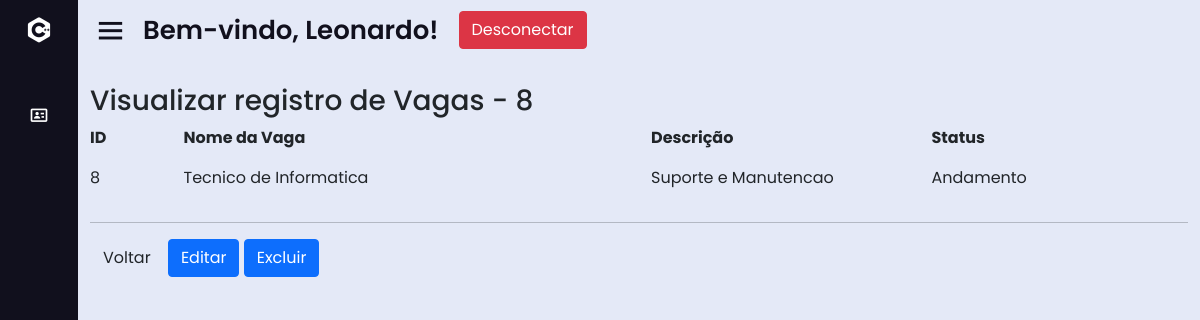
Screenshot of /dash.php?page=view_vaga&id=8 (signed in) with the database file from the repository.
### tables this page shows
CREATE TABLE IF NOT EXISTS `vaga` (
  `id` int(10) unsigned NOT NULL AUTO_INCREMENT,
  `nome` varchar(50) NOT NULL,
  `descricao` varchar(50) NOT NULL DEFAULT '',
  `data` date NOT NULL,
  `status_vaga` varchar(50) DEFAULT NULL,
  PRIMARY KEY (`id`) USING BTREE
);

### sis/vaga/view_vaga.php (the view)
<?php
	$id = (int) $_GET['id'];
	$sql = mysqli_query($con, "select * from vaga where id = '".$id."';");
	$row = mysqli_fetch_array($sql);
?>
<div id="main" class="container-fluid">
	<br>
		<h3 class="page-header">Visualizar registro de Vagas - <?php echo $id;?></h3>
	<div class="row">
		<div class="col-md-1">
			<p><strong>ID</strong></p>
			<p><?php echo $row['id'];?></p>
		</div>
		<div class="col-md-5">
			<p><strong>Nome da Vaga</strong></p>
			<p><?php echo $row['nome'];?></p>
		</div>
		<div class="col-md-3">
			<p><strong>Descrição</strong></p>
			<p><?php echo $row['descricao']; ?></p>
		</div>
		<div class="col-md-3">
			<p><strong>Status</strong></p>
			<p><?php echo $row['status_vaga']; ?></p>
		</div>
	</div>
	<hr/>
	<div id="actions" class="row">
		<div class="col-md-12">
			<a href="?page=lista_vaga" class="btn btn-default">Voltar</a>
			<?php echo "<a href=?page=fedita_vaga&id=".$row['id']." class='btn btn-primary'>Editar</a>";?>
			<?php echo "<a href=?page=excluir_vaga&id=".$row['id']." class='btn btn-primary'>Excluir</a>";?>
		</div>
	</div>
</div>

### css/style.css (style rules this page uses)
* { margin: 0; padding: 0; box-sizing: border-box; font-family: 'Poppins', sans-serif; }

### rows the page displays
vaga: id "8", nome "Tecnico de Informatica", descricao "Suporte e Manutencao", status_vaga "Andamento"

### other values shown
$_SESSION['UsuarioNome'] "Leonardo"
$id "8"
